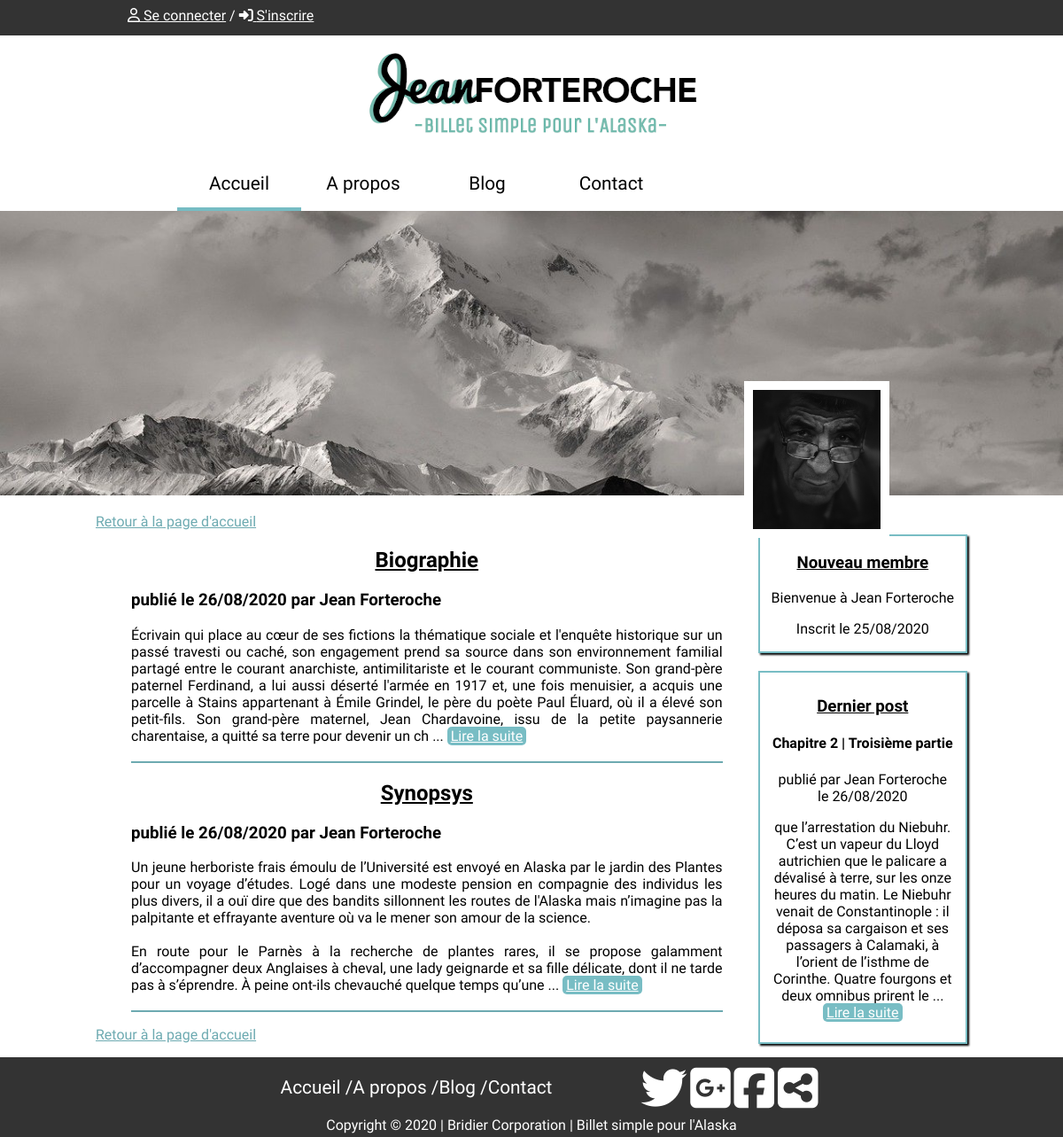
The page /index.php?action=about on the database its author committed.
### tables this page shows
CREATE TABLE `various` (
  `id` int(11) NOT NULL,
  `author` varchar(255) NOT NULL,
  `title` varchar(255) NOT NULL,
  `content` text NOT NULL,
  `date_creation` datetime NOT NULL DEFAULT CURRENT_TIMESTAMP
);

CREATE TABLE `users` (
  `id` int(11) NOT NULL,
  `id_status` int(11) NOT NULL,
  `firstName` varchar(255) NOT NULL,
  `lastName` varchar(255) NOT NULL,
  `pseudo` varchar(255) NOT NULL,
  `password` varchar(255) NOT NULL,
  `mail` varchar(255) NOT NULL,
  `date_inscription` datetime NOT NULL DEFAULT CURRENT_TIMESTAMP
);

CREATE TABLE `posts` (
  `id` int(11) NOT NULL,
  `author` varchar(255) NOT NULL,
  `title` varchar(255) NOT NULL,
  `content` text NOT NULL,
  `date_creation` datetime NOT NULL DEFAULT CURRENT_TIMESTAMP
);

### controller/aboutController.php (called while the page is built, shortened)
<?php
Class AboutController{
    private $variousManager;
    public function __construct(){
        $this->variousManager = new VariousManager();
    }
    function about()
    {
        require('rightBlockController.php');
        $getFullVarious = $this->variousManager->getFullVarious();
        require('view/aboutView.php');
    }
}

### index.php (called while the page is built, shortened)
<?php
$router = new Router();
$router->routerRequest();

### model/variousManager.php (called while the page is built, shortened)
<?php
class VariousManager extends Manager
{
    public function getFullVarious()
    {
        $db = $this->dbConnect();
        $req = $db->query('SELECT id,author, title, LEFT( content, 600 ) AS content, DATE_FORMAT(date_creation, \'%d/%m/%Y\') AS date_creation FROM various');
        return $req;
    }
}

### model/userManager.php (called while the page is built, shortened)
<?php
class UserManager extends Manager
{
    public function getLastUser(){
        $db = $this->dbConnect();
        $req = $db->query('SELECT id, pseudo, DATE_FORMAT(date_inscription, \'%d/%m/%Y\') AS date_inscirption FROM users ORDER BY id DESC
        LIMIT 1');
        $lastUser = $req->fetch();
        return $lastUser;
    }
}

### controller/rightBlockController.php (called while the page is built)
<?php
$lastPost = $this->postManager->lastPost();
$lastUser = $this->userManager->getLastUser();

### model/postManager.php (called while the page is built, shortened)
<?php
class PostManager extends Manager
{
    public function lastPost()
    {
        $db = $this->dbConnect();
        $req = $db->query('SELECT id,author, title, LEFT( content, 300 ) AS content, DATE_FORMAT(date_creation, \'%d/%m/%Y\') AS date_creation FROM posts ORDER BY id DESC LIMIT 1');
        $lastPost = $req->fetch();
        return $lastPost;
    }
}

### view/aboutView.php (the view, shortened to what this page needs)
<p class="homePage" id="ancre"><a href="index.php">Retour à la page d'accueil</a></p>
<?php
while ($data = $getFullVarious->fetch())
{
?>
    <article class="leftBlock">
        <h2><?=htmlspecialchars($data['title'])?></h2>
        <h3>publié le <?=htmlspecialchars($data['date_creation'])?> par <?=$data['author']?></h3>
        <p>
            <?=nl2br(htmlspecialchars($data['content']))?>
            ... <a href="index.php?action=various&amp;id=<?=$data['id']?>#ancre" class="readMore">Lire la suite</a>
        </p>
        <br/>
    </article>
<?php
}
?>
<p class="homePage"><a href="index.php">Retour à la page d'accueil</a></p>
<?php $content = ob_get_clean(); ?>
<?php require('template.php'); ?>

### view/template.php (shortened to what this page needs)
<!DOCTYPE html>
<html>
    <head>
        <link href="public/css/style.css" rel="stylesheet" />
    </head>
    <body>
        <header>
            <div class="headband">
                <?php
                if(isset($_SESSION['pseudo']) AND isset($_SESSION['password'])){
                ?>
                <p>Bonjour <?=$_SESSION['pseudo']?> / <i class="fas fa-house-user"></i><a href="index.php?action=membreArea#ancre">Espace membre</a> / <i class="fas fa-sign-out-alt"></i><a href="index.php?action=logOut">Déconnexion</a></p>
                <?php
                }else{
                ?>
                <p><a href="index.php?action=log"><i class="far fa-user"></i> Se connecter</a> / <a href="index.php?action=register"><i class="fas fa-sign-in-alt"></i> S'inscrire</a></p>
                <?php
                }
                ?>
            </div>
            <p class="logo"><img src="public/img/logo_400.png" alt="logo de Jean"></p>
            <nav>
                <ul class="menu">
                    <li class="buttonMenu accueil"><a href="index.php">Accueil</a></li>
                    <li class="buttonMenu a_propos"><a href="index.php?action=about#ancre">A propos</a></li>
                    <li class="buttonMenu blog"><a href="index.php?action=blog#ancre">Blog</a></li>
                    <li class="buttonMenu contact"><a href="">Contact</a></li>
                </ul>
            </nav>
        </header>
        <div class="divider"></div>
        <div class="banniere">
            <img src="public/img/banniere.jpg" alt="paysage Alaska" class="paysage">
            <img src="public/img/jean_f.jpg" alt="Portrait de Jean Forteroche" class="portrait">
        </div>
        <div class="blockInvisible" id="ancre"></div>
        <section class="section">
            <section class="leftSection">
                <?= $content ?>
            </section>
            <section class="rightSection">
                <article class="lastUser">
                    <h3>Nouveau membre</h3>
                    <p>Bienvenue à <?=htmlspecialchars($lastUser['pseudo'])?></p>
                    <p>Inscrit le <?=htmlspecialchars($lastUser['date_inscirption'])?></p>
                </article>
                <article class="lastPost">
                    <h3>Dernier post</h3>
                    <h4><?=htmlspecialchars($lastPost['title'])?></h4>
                    <p>publié par <?=htmlspecialchars($lastPost['author'])?><br /> le <?=htmlspecialchars($lastPost['date_creation'])?></p>
                    <p>
                        <?=htmlspecialchars($lastPost['content'])?>
                        ... <a href="index.php?action=post&amp;id=<?=$lastPost['id']?>#ancre" class="readMore">Lire la suite</a>
                    </p>
                </article>
            </section>
        </section>
        <footer>
            <div class="footer_block">
                <ul class="footer_menu">
                    <li><a href="">Accueil / </a></li>
                    <li><a href="">A propos / </a></li>
                    <li><a href="">Blog / </a></li>
                    <li><a href="">Contact</a></li>
                </ul>
                <ul class="footer_social_network">
                    <li><a href=""><i class="fab fa-twitter"></i></a></li>
                    <li><a href=""><i class="fab fa-google-plus-square"></i></a></li>
                    <li><a href=""><i class="fab fa-facebook-square"></i></a></li>
                    <li><a href=""><i class="fas fa-share-alt-square"></i></a></li>
                </ul>
            </div>
            <p class='copyright'>Copyright © 2020 | Bridier Corporation | Billet simple pour l'Alaska </p>
        </footer>
    </body>
</html>

### public/css/style.css (style rules this page uses)
body { margin:0; font-family: 'Unica One', cursive; }
.headband { height: 40px; padding: 0px 12%; background-color: rgb(51, 51, 51); }
.headband p { margin: 0px; padding-top: 8px; color: white; }
.headband p a { color: white; }
header { position: fixed; width: 100%; background-color: white; z-index: 1; }
.divider { height: 229px;; }
.blockInvisible { font-family: 'Unica One', cursive; height: 229px; width: 100%; position: absolute; top: 396px; }
.logo { text-align: center; margin: 0px; }
.menu { margin:auto; display: flex; justify-content: flex-start; width: 70%; }
.buttonMenu { width: 110px; padding: 15px; text-align: center; list-style: none; }
.menu a, footer a { text-decoration:none; color:black; font-size: 1.3em; font-family: 'Unica One', cursive; }
.accueil { border-bottom: 4px solid rgb(118, 188, 195); }
.banniere { position: relative; }
.paysage { width: 100%; }
.portrait { position: absolute; top: 60%; left: 70%; width: 12%; padding:10px; background-color: white; position: absolute; }
footer { background-color: rgb(51, 51, 51); height: 90px; }
footer ul { text-align: center; list-style: none; }
footer a, .copyright { color: white; }
.footer_block { display: flex; justify-content: center; align-items: center; }
.footer_menu { display: flex; margin:0px; }
.footer_social_network { display: flex; font-size: 2.5em; justify-content: space-between; padding: 6px 0px 0px 100px; width: 200px; margin:0px; }
.copyright { margin:0px; text-align: center; font-family: 'Unica One', cursive; }
.section { width:82%; margin: auto; display: flex; justify-content: space-between; }
.leftSection { width: 80%; }
.leftSection h2, .rightSection h3 { text-decoration: underline; }
.rightSection { width: 249px; margin-top: 40px; text-align: center; }
.lastUser { height: 130px; }
.lastPost { margin-top: 20px; padding: 8px;; }
.lastUser, .lastPost { box-shadow: 2px 2px 2Px black; border: 2px solid rgb(120, 189, 196); }
.leftSection h2 { text-align: center; }
.readMore { padding: 1px 4Px; background-color: rgb(120, 189, 196); color: white; border-radius: 5px;; }
.leftBlock { text-align: justify; margin: 0px 40px; border-bottom : 2px solid rgb(109, 170, 177); }
.leftBlock p { margin-bottom: 0px; }
.homePage a { color: rgb(109, 170, 177); }

### rows shown on the page
various: title "Biographie", date_creation "26/08/2020", author "Jean Forteroche", content "Écrivain qui place au cœur de ses fictions la thématique sociale et l'enquête historique sur un passé travesti ou caché, son engagement prend sa source dans son environnement familial partagé entre le courant anarchiste, antimilitariste et le courant communiste. Son grand-père paternel Ferdinand, a lui aussi déserté l'armée en 1917 et, une fois menuisier, a acquis une parcelle à Stains appartenant à Émile Grindel, le père du poète Paul Éluard, où il a élevé son petit-fils. Son grand-père maternel, Jean Chardavoine, issu de la petite paysannerie charentaise, a quitté sa terre pour devenir un ch"
various: title "Synopsys", date_creation "26/08/2020", author "Jean Forteroche", content "Un jeune herboriste frais émoulu de l’Université est envoyé en Alaska par le jardin des Plantes pour un voyage d’études. Logé dans une modeste pension en compagnie des individus les plus divers, il a ouï dire que des bandits sillonnent les routes de l'Alaska mais n’imagine pas la palpitante et effrayante aventure où va le mener son amour de la science. En route pour le Parnès à la recherche de plantes rares, il se propose galamment d’accompagner deux Anglaises à cheval, une lady geignarde et sa fille délicate, dont il ne tarde pas à s’éprendre. À peine ont-ils chevauché quelque temps qu’une"
users: pseudo "Jean Forteroche"
posts: title "Chapitre 2 | Troisième partie", author "Jean Forteroche"

### other values the page prints
$lastUser['date_inscirption'] "25/08/2020"
$lastPost['date_creation'] "26/08/2020"
